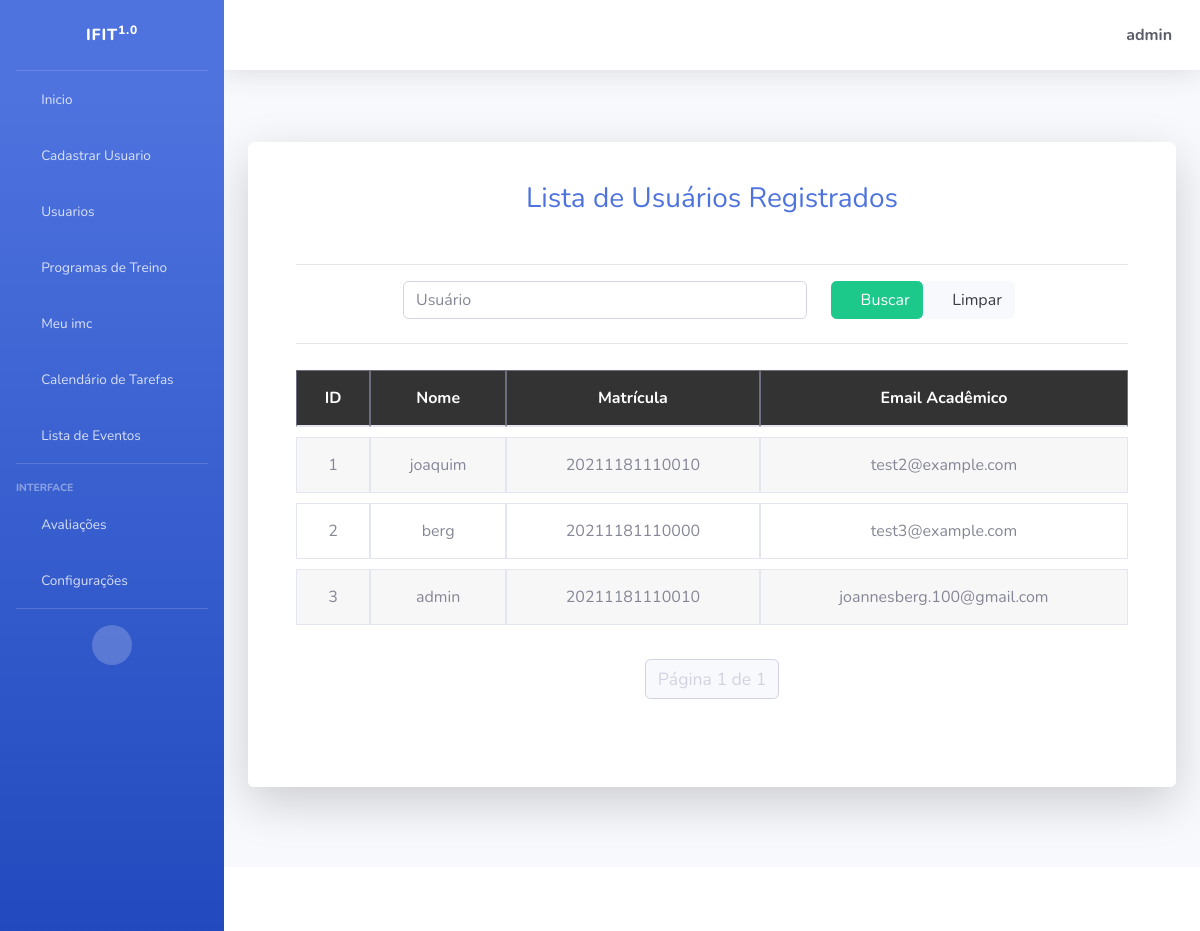
Page /listar/usersauth/ (signed in) on the committed database.
### usuarios/models.py (models this page shows)
class Perfil(models.Model):
    nome_completo = models.CharField(max_length=50, null=True)
    email = models.CharField(max_length=100, null=True)
    matricula = models.CharField(max_length=14, null=True, verbose_name="MATRICULA")
    usuario = models.OneToOneField(User, on_delete=models.CASCADE)

### usuarios/views.py (the view)
# urls.py: path('listar/usersauth/', PerfilList.as_view(), name='listar-usersauth'),
class PerfilList(ListView):
    login_url = reverse_lazy('login')
    model = Perfil
    template_name = 'cadastros/listas/userauth.html'
    paginate_by = 3
    def get_queryset(self):
        if self.request.user.is_staff:
            queryset = Perfil.objects.all()
        else:
            queryset = Perfil.objects.filter(usuario=self.request.user)
        txt_nome = self.request.GET.get('nome_completo')
        if txt_nome:
            queryset = queryset.filter(nome_completo__icontains=txt_nome)  # Ajuste aqui
        return queryset
    def get_context_data(self, *args, **kwargs):
        context = super().get_context_data(*args, **kwargs)
        context['titulo'] = "Lista de Usuários"
        return context

### cadastros/templates/cadastros/listas/userauth.html (shortened to what this page needs)
{% extends 'paginas/index.html' %}
{% load static %}
{% block conteudo %}
<h3 class="text-center text-primary mb-4">
    Lista de Usuários Registrados
</h3>
<div class="container my-5">
    <hr>
    <form action="?" method="GET" class="row g-3 align-items-center justify-content-center mb-4">
        <div class="col-md-6 col-sm-8">
            <input type="text" name="nome_completo" value="{{ request.GET.nome_completo }}" class="form-control" autocomplete="off" placeholder="Usuário">
        </div>
        <div class="col-md-3 col-sm-4 d-flex justify-content-start">
            <button type="submit" class="btn btn-success me-2"><i class="fas fa-search"></i> Buscar</button>
            <a href="{% url 'listar-usersauth' %}" class="btn btn-light"><i class="fas fa-times"></i> Limpar</a>
        </div>
    </form>
    <hr>
    <div class="table-responsive">
        <table class="table table-bordered table-hover text-center">
            <thead class="table-dark">
                <tr>
                    <th>ID</th>
                    <th>Nome</th>
                    <th>Matrícula</th>
                    <th>Email Acadêmico</th>
                </tr>
            </thead>
            <tbody>
                {% for user in object_list %}
                <tr class="user-row">
                    <td>{{ user.pk }}</td>
                    <td>{{ user.usuario }}</td>
                    <td>{{ user.matricula }}</td>
                    <td>{{ user.email }}</td>
                </tr>
                {% empty %}
                <tr>
                    <td colspan="4" class="text-muted">Nenhum usuário registrado.</td>
                </tr>
                {% endfor %}
            </tbody>
        </table>
        <div class="d-flex justify-content-center mt-4">
            <nav aria-label="Paginação">
                <ul class="pagination">
                    <li class="page-item disabled">
                        <span class="page-link">Página {{ page_obj.number }} de {{ page_obj.paginator.num_pages }}</span>
                    </li>
                </ul>
            </nav>
        </div>
    </div>
</div>
{% endblock %}

### paginas/templates/paginas/index.html (shortened to what this page needs)
{% load static %}
<!DOCTYPE html>
<html lang="pt-br">
<head>
    <link href={% static "fontawesome-free/css/all.min.css" %} rel="stylesheet" type="text/css">
    <link href={% static "css/sb-admin-2.min.css" %} rel="stylesheet" type="text/css">
    <link href={% static "css/sb-admin-2.min.css" %} rel="stylesheet">
</head>
<body id="page-top">
    <div id="wrapper">
        <ul class="navbar-nav bg-gradient-primary sidebar sidebar-dark accordion" id="accordionSidebar">
            <a class="sidebar-brand d-flex align-items-center justify-content-center" href="index.html">
                <div class="sidebar-brand-text mx-3">IFIT<sup>1.0</sup></div>
            </a>
            <hr class="sidebar-divider my-0">
            <li class="nav-item {% if request.path == '/' or request.path == '/inicio/' %}active{% endif %}">
                <a class="nav-link" href="{% url 'inicio' %}">
                    <i class="fas fa-fw fa-home"></i>
                    <span>Inicio</span>
                </a>
            </li>
            <li class="nav-item {% if request.path == '/registrar/' %}active{% endif %}">
                {% if user.is_staff %}
                    <a class="nav-link" href="{% url 'registrar' %}">
                        <i class="fas fa-fw fa-plus"></i>
                        <span>Cadastrar Usuario</span>
                    </a>
                {% endif %}
            </li>
            <li class="nav-item {% if request.path == '/listar-usersauth/' %}active{% endif %}">
                {% if user.is_staff %}
                    <a class="nav-link" href="{% url 'listar-usersauth' %}">
                        <i class="fas fa-fw fa-user"></i>
                        <span>Usuarios</span>
                    </a>
                {% endif %}
            </li>
            <li class="nav-item {% if request.path == '/listar-training-exercicios/' %}active{% endif %}">
                <a class="nav-link" href="{% url 'listar-training-exercicios' %}">
                    <i class="fas fa-fw fa-dumbbell"></i>
                    <span>Programas de Treino</span>
                </a>
            </li>
            <li class="nav-item {% if request.path == '/listar-training-exercicios/' %}active{% endif %}">
                <a class="nav-link" href="{% url 'progresso_imc' %}">
                    <i class="fas fa-fw fa-balance-scale"></i>
                    <span>Meu imc</span>
                </a>
            </li>
            <li class="nav-item {% if request.path == '/calendar/' %}active{% endif %}">
                <a class="nav-link" href="{% url 'calendar' %}">
                    <i class="fas fa-fw fa-calendar"></i>
                    <span>Calendário de Tarefas</span>
                </a>
            </li>
            <li class="nav-item {% if request.path == '/task-list/' %}active{% endif %}">
                <a class="nav-link" href="{% url 'task-list' %}">
                    <i class="fas fa-fw fa-clipboard"></i>
                    <span>Lista de Eventos</span>
                </a>
            </li>
            <hr class="sidebar-divider">
            <div class="sidebar-heading">
                Interface
            </div>
            <li class="nav-item {% if request.path == '/avaliacoes/' or request.path == '/listar-avaliacoes/' %}active{% endif %}">
                <a class="nav-link collapsed" href="#" data-toggle="collapse" data-target="#collapseTwo"
                    aria-expanded="true" aria-controls="collapseTwo">
                    <i class="fas fa-fw fa-heartbeat"></i>
                    <span>Avaliações</span>
                </a>
            </li>
            <li class="nav-item {% if request.path == '/atualizar-dados/' %}active{% endif %}">
                <a class="nav-link collapsed" href="#" data-toggle="collapse" data-target="#collapseUtilities"
                    aria-expanded="true" aria-controls="collapseUtilities">
                    <i class="fas fa-fw fa-wrench"></i>
                    <span>Configurações</span>
                </a>
            </li>
            <hr class="sidebar-divider d-none d-md-block">
            <div class="text-center d-none d-md-inline">
                <button class="rounded-circle border-0" id="sidebarToggle"></button>
            </div>
        </ul>
        <div id="content-wrapper" class="d-flex flex-column">
            <div id="content">
                <nav class="navbar navbar-expand navbar-light bg-white topbar mb-4 static-top shadow">
                    <ul class="navbar-nav ml-auto">
                        <li class="nav-item dropdown no-arrow">
                            {% if request.user.is_authenticated %}
                            <a class="nav-link dropdown-toggle" href="#" id="userDropdown" role="button"
                                data-toggle="dropdown" aria-haspopup="true" aria-expanded="false">
                                <span class="fas fa-user-circle fa-lg fa-fw mr-2 text-dark"></span>
                                <span class="font-weight-bold text-dark">{{ request.user }}</span>
                            </a>
                            {% endif %}
                        </li>
                    </ul>
                </nav>
                <div class="container-fluid py-5">
                    <div class="jumbotron bg-white shadow-lg p-4 rounded">
                        {% block conteudo %}{% endblock %}
                    </div>
                </div>
            </div>
            <footer class="sticky-footer bg-white">
            </footer>
        </div>
    </div>
</body>
</html>

### cadastros/templates/cadastros/listas/userauth.html (style rules this page uses)
table { border-radius: 10px; border-collapse: separate; border-spacing: 0 10px; }
.table td, .table th { vertical-align: middle; }
.table-dark { background-color: #333; color: white; }
.table td, .table th { padding: 15px; }
.user-row:nth-child(odd) { background-color: #f7f7f7; }
.pagination { font-size: 1.1rem; }
.pagination .page-item .page-link { color: #4e73df; border: 1px solid #4e73df; }
.pagination .page-item.disabled .page-link { color: #d1d3e2; background-color: #f8f9fc; border-color: #d1d3e2; }

### rows in the picture
Perfil: pk "1", usuario "joaquim", matricula "20211181110010", email "test2@example.com"
Perfil: pk "2", usuario "berg", matricula "20211181110000", email "test3@example.com"
Perfil: pk "3", usuario "admin", matricula "20211181110010", email "joannesberg.100@gmail.com"

### other values in the picture
{{ request.user }} "admin"
{{ page_obj.number }} "1"
{{ page_obj.paginator.num_pages }} "1"
